Frame 1 (no input): blank canvas, image omitted
Frame 60 (the mouse pressed at the canvas centre just before this capture): blank canvas, image omitted
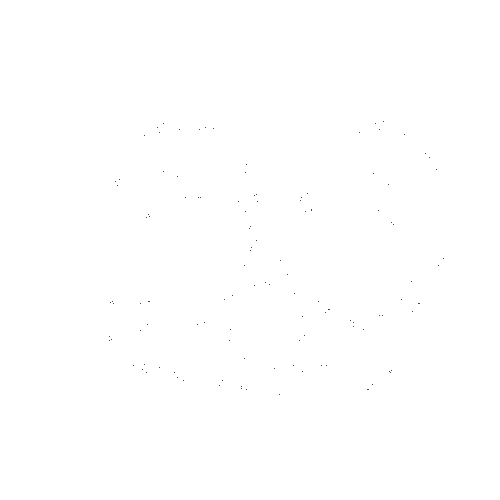
Frame 120 (the mouse held since frame 60 and released just before this capture)

The Processing sketch whose frames 1 and 60 were blank and that drew this single picture after the mouse press (run headless with seeded random() and noise(); from frame 60 on, the mouse is pressed at the canvas centre):

// Processing sketch: Clifford
// ── Clifford.pde
float a = -1.4;
float b = 1.6;
float c = 1.0;
float d = 0.7;

float x = 0;
float y = 0;

float preX, preY;

void setup()
{
  background(255);
  size(500,500);
}

void draw(){
  point(100*x+width/2, 100*y+height/2);
  x = (sin(a*preY)+c*cos(a*preX));
  y = (sin(b*preX)+d*cos(b*preY));
  preX = x;
  preY = y;
}
